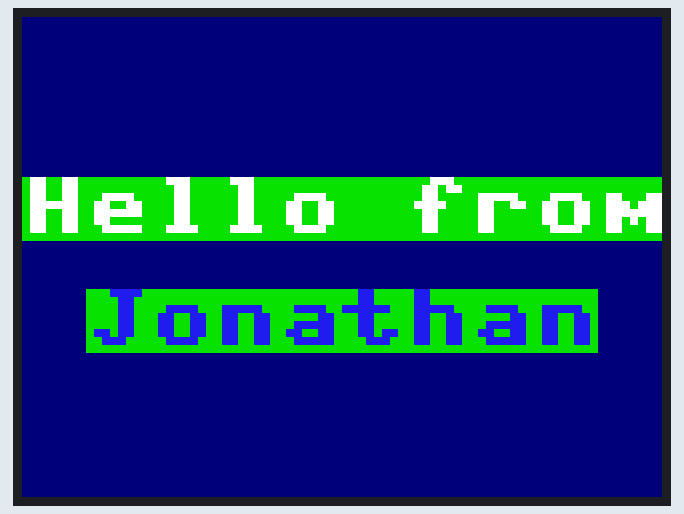
This program was run on a simulated ESP32 board running MicroPython. On the bench: 320×240 colour display. Library files of the repository ran but are not shown: ili9341.py.

Above: at 1.3 s.

The program:

main_hello_display.py
```python
from machine import Pin, SPI
from ili9341 import ILI9341
import time

# Small boot delay for stability
time.sleep_ms(500)

# Keep a reference to backlight pin so it isn't garbage collected
bl = Pin(21, Pin.OUT)
bl.value(1)

# CYD (ESP32-2432S028) display SPI pins
spi = SPI(1, baudrate=40_000_000, sck=Pin(14), mosi=Pin(13), miso=Pin(12))
display = ILI9341(spi, cs=15, dc=2, rst=None, bl=None, width=320, height=240)

# Navy blue background
display.fill(0x000F)

# "Hello from" — 10 chars * 8 * scale=4 = 320px wide (exact fit)
display.text("Hello from", 0, 80, 0xFFFF, 0x000F, scale=4)

# "Jonathan" — 8 chars * 32 = 256px wide => x=(320-256)//2=32
display.text("Jonathan", 32, 136, 0xFD20, 0x000F, scale=4)

# Keep running so GPIO and display stay active
while True:
    time.sleep(1)
```
